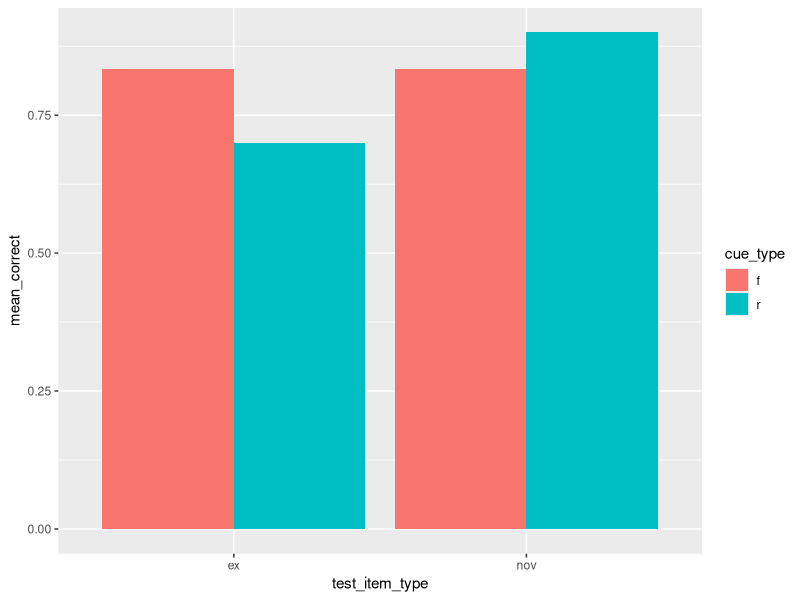

Generate this figure with R: (Note: this script raises an error after producing the figure.)
## ---- chunk 1
knitr::opts_chunk$set(echo = TRUE,
                      warning = FALSE,
                      message = FALSE)
## ---- chunk 2
library(tidyverse)
## ---- chunk 3
nov_r = rbinom(30, 1, 0.88)
nov_f = rbinom(30, 1, 0.88)
ex_r = rbinom(30, 1, 0.78)
ex_f = rbinom(30, 1, 0.71)

data <- tibble(correct = c(nov_r, nov_f, ex_r, ex_f),
               test_item_type = rep(c("nov", "ex"), each = 60),
               cue_type = rep(c("r", "f"), times = 2, each = 30))

data$test_item_type <- as.factor(data$test_item_type)
data$cue_type <- as.factor(data$cue_type)

data

data %>%
  group_by(test_item_type, cue_type) %>%
  summarize(count = sum(correct)) %>%
  mutate(mean_correct = count / 30) %>%
  ggplot(aes(x = test_item_type, y = mean_correct)) +
  geom_col(aes(fill = cue_type), stat = "identity", position = "dodge")
## ---- chunk 4
# Function for simulating a single subject's data.

sim_subject <- function() {
  nov_r = rbinom(30, 1, 0.88)
  nov_f = rbinom(30, 1, 0.88)
  ex_r = rbinom(30, 1, 0.78)
  ex_f = rbinom(30, 1, 0.71)
  
  data <- tibble(correct = c(nov_r, nov_f, ex_r, ex_f),
                 test_item_type = rep(c("nov", "ex"), each = 60),
                 cue_type = rep(c("r", "f"), times = 2, each = 30))
  
  data$test_item_type <- as.factor(data$test_item_type)
  data$cue_type <- as.factor(data$cue_type)
  return(data)
}

## ---- chunk 5
# Function for calculating the means for exemplar r/f cues.

means <- function(d) {
  
  m <- d %>%
    filter(test_item_type == "ex") %>%
    group_by(cue_type) %>%
    summarize(count = sum(correct)) %>%
    mutate(mean_correct = count / 30)
  
  return(m)
}
## ---- chunk 6
means(sim_subject())
## ---- chunk 7
# Function for simulating multiple subjects' data and calculating the means for exemplar trials.

# Add subject index.

subjects <- function(num_subjects) {
  s <- tibble()
  
  for(i in 1:num_subjects) {
    s <- rbind(s, means(sim_subject()))
  }
  
  return(s)
}
## ---- chunk 8
subjects(10)
## ---- chunk 9
# Function to attain the p-value for a t-test.

# ANOVA for full design; pull p-value from there.

test <- function(subjects) {
  x <- subjects %>%
    select(cue_type) %>%
    unlist()
  
  y <- subjects %>%
    select(mean_correct) %>%
    unlist()
  
  t <- t.test(y ~ x, var.equal = TRUE, paired = TRUE)
  
  return(t$p.value)
  
}
## ---- chunk 10
# Function to generate p-values for subjects and simulations. Determines if the simulation was powered or not as well.

p_values <- function(num_subjects, num_sims, significance) {
  p <- c()

  for(i in 1:num_sims) {
    p <- append(p, test(subjects(num_subjects)))
  }
  
  dfp <- tibble(p_val = p, 
                simulation = 1:length(p))
  
  dfp <- dfp %>%
    mutate(significant =
             case_when(
               p_val < significance ~ 1,
               TRUE ~ 0
             )
           )
    
  return(dfp)
  
}

## ---- chunk 11
p_values(10, 100, 0.025)
## ---- chunk 12
# Function to determine the power for a given number of subjects and simulations.

power <- function(p_values) {
  x <- c()
  
  x <- append(x, 
              p_values %>%
                select(significant) %>%
                unnest(cols = c()) %>%
                unlist())
  
  x <- sum(x) / length(x)
  
  return(x)
}
## ---- chunk 13
power(p_values(10, 100, 0.025))
## ---- chunk 14
# Calculating the power for sample sizes 10 through 100 at steps of 5 with 100 simulations.

num_subjects = seq(10, 100, 5)

powers <- c()

for(i in num_subjects) {
  powers <- append(powers, power(p_values(i, 100, 0.025)))
}
## ---- chunk 15
powers
## ---- chunk 16
# Function to create a dataframe that can be used to plot the power curve.

plot_df <- function(num_subjects, powers) {
  df <- tibble(num_subjects, powers)
  return(df)
}
## ---- chunk 17
power_df <- plot_df(num_subjects, powers)

power_df

ggplot(power_df, aes(x = num_subjects, y = powers)) +
  geom_point() +
  geom_line()
## ---- chunk 18
num_subjects = seq(10, 100, 5)

powers <- c()

for(i in num_subjects) {
  powers <- append(powers, power(p_values(i, 10000, 0.025)))
}
